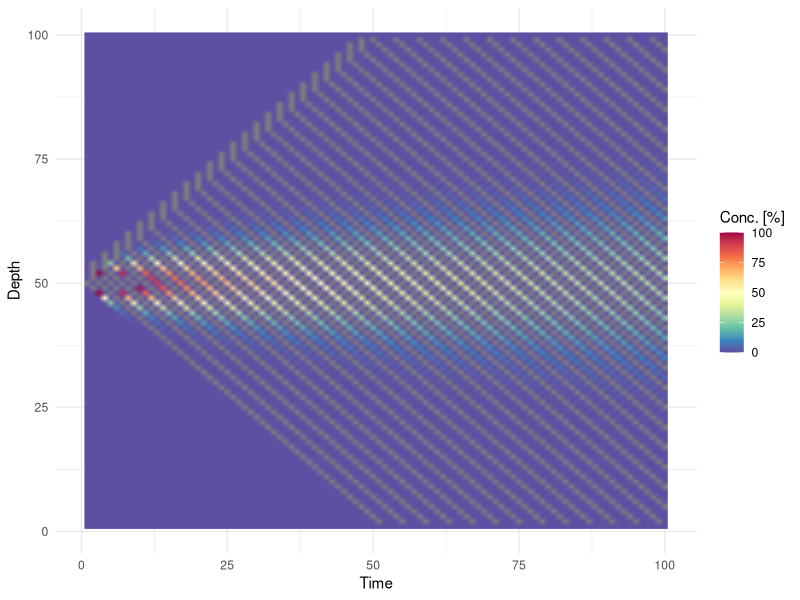

Write the R code that produced this figure.
library(tidyverse)
library(reshape2)

time = 100
space = 100
conc <- matrix(0, nrow = space, ncol = time) 
# our results in a matrix: 100 seconds times 100 m over the depth
K = 0.5 # diffusion coefficient, unit: m2/s
dx = 1 # our spatial step, unit: m
dt = 1 # our time step, unit: s
 conc[, 1] = dnorm(seq(1,100,1), mean = 50, sd = 0.1) * 100
# initial conc. is defined vertically through a normal distribution, unit: -

for (n in 2:ncol(conc)){ # time index
  for (i in 2:(nrow(conc)-1)){ # space index
    conc[i, n] = conc[i, n-1] + K * dt / dx**2 * (conc[i+1, n-1] - 2 * conc[i, n-1] - conc[i-1, n-1]) # our FTCS schema
  }
}

time =  paste0(seq(1,ncol(conc)))
df <- data.frame(cbind(time, t(conc)) )
colnames(df) <- c("time", as.character(paste0(seq(1,nrow(conc)))))
m.df <- reshape2::melt(df, "time")
m.df$time <- time
 
ggplot(m.df, aes(as.numeric(time), as.numeric(variable))) +
  geom_raster(aes(fill = as.numeric(value)), interpolate = TRUE) +
  scale_fill_gradientn(limits = c(0,100),
                       colours = rev(RColorBrewer::brewer.pal(11, 'Spectral')))+
  theme_minimal()  +xlab('Time') +
  ylab('Depth') +
  labs(fill = 'Conc. [%]')
 
